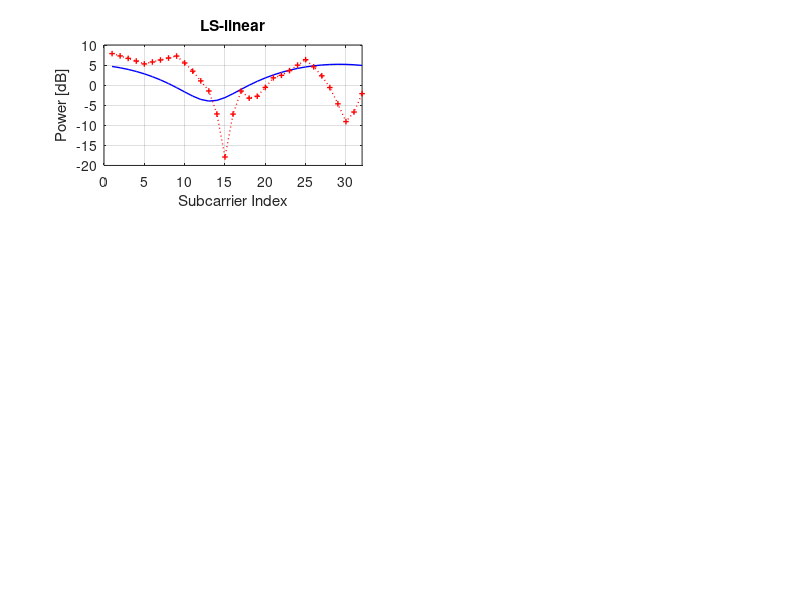

Here is the MATLAB script that generated this plot: (Note: this script raises an error after producing the figure.)
%channel_estimation.m
% for LS/DFT Channel Estimation with linear/spline interpolation
clear,close,clc all;

function H_LS = LS_CE(Y,Xp,pilot_loc,Nfft,Nps,int_opt)
% LS channel estimation function
% Inputs:
%       Y         = Frequency-domain received signal
%       Xp        = Pilot signal
%       pilot_loc = Pilot location
%       N         = FFT size
%       Nps       = Pilot spacing
%       int_opt   = 'linear' or 'spline'
% output:
%       H_LS      = LS channel etimate

Np = Nfft/Nps; % # of pilot
k = 1:Np;
LS_est(k) = Y(pilot_loc(k))./Xp(k); % LS channel estimation
if lower(int_opt(1)) == 'l',
    method = 'linear'; 
else
    method = 'spline';  
end
H_LS = interpolate(LS_est,pilot_loc,Nfft,method); % Linear/Spline interpolation
endfunction

function H_MMSE = MMSE_CE(Y,Xp,pilot_loc,Nfft,Nps,h,SNR)
% function H_MMSE = MMSE_CE(Y,Xp,pilot_loc,Nfft,Nps,h,ts,SNR)
% MMSE channel estimation function
% Inputs:
%       Y         = Frequency-domain received signal
%       Xp        = Pilot signal
%       pilot_loc = Pilot location
%       Nfft      = FFT size
%       Nps       = Pilot spacing
%       h         = Channel impulse response
%       ts        = Sampling time
%       SNR       = Signal-to-Noise Ratio[dB]
% output:
%       H_MMSE     = MMSE channel estimate

%H = fft(h,N);
snr = 10^(SNR*0.1);
Np = Nfft/Nps; % # of pilot
k = 1:Np;   
H_tilde = Y(1,pilot_loc(k))./Xp(k); % LS estimate
k = 0:length(h)-1; % k_ts = k*ts; 
hh = h*h';
tmp = h.*conj(h).*k; % tmp = h.*conj(h).*k_ts; 
r = sum(tmp)/hh;
r2 = tmp*k.'/hh; % r2 = tmp*k_ts.'/hh; A.' = transpose(A)
tau_rms = sqrt(r2-r^2); % rms delay
df = 1/Nfft; % 1/(ts*Nfft);
j2pi_tau_df = j*2*pi*tau_rms*df;
K1 = repmat([0:Nfft-1].',1,Np); % K1: Nfft*Np, each row: 0:Nfft-1
K2 = repmat([0:Np-1],Nfft,1); % K2: Nfft*Np, each row: 0:Np-1
rf = 1./(1+j2pi_tau_df*(K1-K2*Nps)); % rf[k]
K3 = repmat([0:Np-1].',1,Np); % K3: Np*Np, each column: 0:Np-1
K4 = repmat([0:Np-1],Np,1); % K4: Np*Np, each column: 0:Np-1
rf2 = 1./(1+j2pi_tau_df*Nps*(K3-K4)); % rf[k]
Rhp = rf;
Rpp = rf2 + eye(length(H_tilde),length(H_tilde))/snr;
H_MMSE = transpose(Rhp*inv(Rpp)*H_tilde.'); % MMSE channel estimate
endfunction

function H_interpolated = interpolate(H_est,pilot_loc,Nfft,method)
% Input:        H_est    = Channel estimate using pilot sequence
%           pilot_loc    = location of pilot sequence
%                Nfft    = FFT size
%              method    = 'linear'/'spline'
% Output: H_interpolated = interpolated channel

if pilot_loc(1) > 1
    slope = (H_est(2)-H_est(1))/(pilot_loc(2)-pilot_loc(1));
    H_est = [H_est(1)-slope*(pilot_loc(1)-1) H_est];
    pilot_loc = [1 pilot_loc];
end
if pilot_loc(end) < Nfft
    slope = (H_est(end)-H_est(end-1))/(pilot_loc(end)-pilot_loc(end-1));  
    H_est = [H_est H_est(end)+slope*(Nfft-pilot_loc(end))];
    pilot_loc = [pilot_loc Nfft];
end
if lower(method(1)) == 'l'
    H_interpolated = interp1(pilot_loc,H_est,[1:Nfft]);   
else
    H_interpolated = interp1(pilot_loc,H_est,[1:Nfft],'spline');
end
endfunction

figure(1); clf;
figure(2); clf;
Nfft = 32;
Ng = Nfft/8; % Ng = Add CP = 4
Nofdm = Nfft+Ng;
Nsym = 100;
Nps = 4; % Pilot spacing
Np = Nfft/Nps; % Numbers of pilots per OFDM symbol
Nd = Nfft-Np;  % Numbers of datas per OFDM symbol
Nbps = 4;
M = 2^Nbps; % Number of bits per (modulated) symbol

Es = 1;
A = sqrt(3/2/(M-1)*Es); % Signal energy and QAM normalization factor
%fs = 10e6;  ts = 1/fs;  % Sampling frequency and Sampling period
SNRs = [0:3:30];
sq2 = sqrt(2);
for i = 1:length(SNRs)
  SNR = SNRs(i); 
  rand('seed',1);
  randn('seed',1);
  MSE = zeros(1,6);
  nose = 0; % Number_of_symbol_errors
  for nsym = 1:Nsym
    Xp = 2*(randn(1,Np)>0)-1;    % Pilot sequence generation: randn -1 and 1
    %Data = ((2*(randn(1,Nd)>0)-1) + j*(2*(randn(1,Nd)>0)-1))/sq2; % QPSK modulation
    msgint = randint(1,Nfft-Np,M);    % bit generation
    Data = qammod(msgint,M)*A;
    %Data = modulate(mod_object, msgint); Data = modnorm(Data,'avpow',1)*Data;   % normalization
    ip = 0;
    pilot_loc = [];
    for k = 1:Nfft % 在頻域的特定位置加入導頻和數據  
      if mod(k,Nps) == 1
        X(k) = Xp(floor(k/Nps)+1);
        pilot_loc = [pilot_loc k];
        ip = ip+1;
      else
        X(k) = Data(k-ip); % ip指示了當前OFDM符號中已經加入的導頻的數量
      end
    end
    x = ifft(X,Nfft);                            % IFFT
    xt = [x(Nfft-Ng+1:Nfft) x];                  % Add CP
    h = [(randn+j*randn) (randn+j*randn)/2];     % generates a (2-tap) channel
    H = fft(h,Nfft);
    channel_length = length(h);                  % True channel and its time-domain length
    H_power_dB = 10*log10(abs(H.*conj(H)));      % True channel power in dB
    y_channel = conv(xt, h);                     % Channel path (convolution)
    sig_pow = mean(y_channel.*conj(y_channel));
    %y_aw(1,1:Nofdm) = y(1,1:Nofdm) + ...
    %   sqrt((10.^(-SNR/10))*sig_pow/2)*(randn(1,Nofdm)+j*randn(1,Nofdm)); % Add noise(AWGN)
    yt = awgn(y_channel,SNR,'measured');  
    y = yt(Ng+1:Nofdm);                   % Remove CP
    Y = fft(y);                           % FFT
    for m = 1:3
      if m == 1
        H_est = LS_CE(Y,Xp,pilot_loc,Nfft,Nps,'linear');
        method = 'LS-linear'; % LS estimation with linear interpolation
      elseif m == 2
        H_est = LS_CE(Y,Xp,pilot_loc,Nfft,Nps,'spline');
        method = 'LS-spline'; % LS estimation with spline interpolation
      else
        H_est = MMSE_CE(Y,Xp,pilot_loc,Nfft,Nps,h,SNR);
        method='MMSE'; % MMSE estimation
      end
      H_est_power_dB = 10*log10(abs(H_est.*conj(H_est)));
      h_est = ifft(H_est);
      h_DFT = h_est(1:channel_length); 
      H_DFT = fft(h_DFT,Nfft); % DFT-based channel estimation
      H_DFT_power_dB = 10*log10(abs(H_DFT.*conj(H_DFT)));
      if nsym == 1
        figure(1);
        subplot(319+2*m); plot(H_power_dB,'b','linewidth',1); grid on; hold on;
        plot(H_est_power_dB,'r:+','Markersize',4,'linewidth',1);
        axis([0 32 -20 10]); title(method);
        xlabel('Subcarrier Index'); ylabel('Power [dB]');
        legend('True Channel',method,4); set(gca,'fontsize',10);
        subplot(320+2*m); plot(H_power_dB,'b','linewidth',1); grid on; hold on;
        plot(H_DFT_power_dB,'r:+','Markersize',4,'linewidth',1);
        axis([0 32 -20 10]); title([method ' with DFT']);
        xlabel('Subcarrier Index'); ylabel('Power [dB]');
        legend('True Channel',[method ' with DFT'],4); set(gca,'fontsize',10);
      end
      MSE(m) = MSE(m) + (H-H_est)*(H-H_est)';
      MSE(m+3) = MSE(m+3) + (H-H_DFT)*(H-H_DFT)';
    end
    Y_eq = Y./H_est;
    if nsym >= Nsym-10
      figure(2);
      subplot(121);
      plot(Y,'.','Markersize',10);
      title(['Before channel compensation']);
      %axis([-3 3 -3 3]); axis('equal'); set(gca,'fontsize',10); 
      hold on;
      subplot(122);
      plot(Y_eq,'.','Markersize',10);
      title(['After channel compensation']);
      %axis([-3 3 -3 3]); axis('equal'); set(gca,'fontsize',10);
      hold on;      
    end
    ip = 0;
    for k = 1:Nfft
      if mod(k,Nps) == 1
        ip = ip+1;
      else
        Data_extracted(k-ip) = Y_eq(k);
      end
    end
    msg_detected = qamdemod(Data_extracted/A,M);
    nose = nose + sum(msg_detected~=msgint);
  end   
  MSEs(i,:) = MSE/(Nfft*Nsym);
end   
Number_of_symbol_errors = nose
figure(3); clf;
semilogy(SNRs',MSEs(:,1),'-x', SNRs',MSEs(:,3),'-o');
xlabel('SNR [dB]'); ylabel('BER');
legend('LS-linear','MMSE');
fprintf('MSE of LS-linear/LS-spline/MMSE Channel Estimation = %6.4e/%6.4e/%6.4e\n',MSEs(end,1:3));
fprintf('MSE of LS-linear/LS-spline/MMSE Channel Estimation with DFT = %6.4e/%6.4e/%6.4e\n',MSEs(end,4:6));
